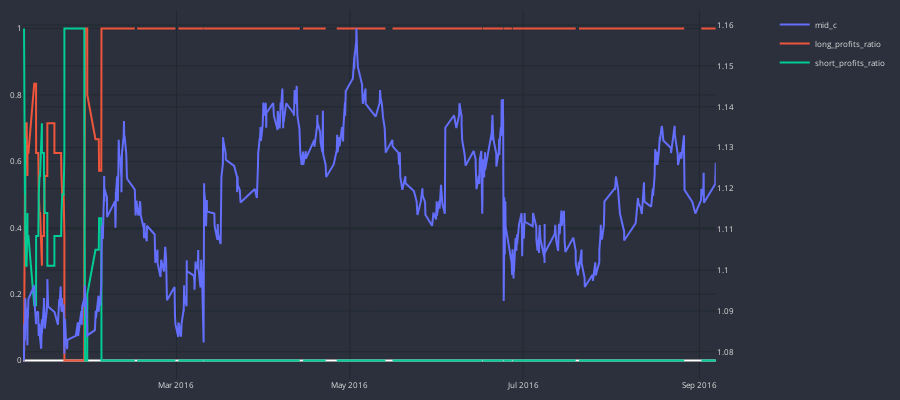

Notebook code cell kept with this figure:
### Code cell
cp = CandlePlot(d.df['d'], candles=False)
cp.add_traces(line_traces=['mid_c'], is_sec=True)
cp.add_traces(line_traces=['long_profits_ratio', 'short_profits_ratio'])
cp.show_plot()

### Figure 1 — Plotly figure (JSON) as saved in the notebook; plotly's stock layout.template omitted (floating-point values rounded to 4 significant figures; data arrays with more than 128 entries replaced by an {"elided": "..."} marker saying what was removed)
{"data": [{"line": {"shape": "linear", "width": 2}, "name": "mid_c", "type": "scatter", "x": {"elided": "819 str values"}, "xaxis": "x", "y": {"elided": "819 float values"}, "yaxis": "y2"}, {"line": {"shape": "linear", "width": 2}, "name": "long_profits_ratio", "type": "scatter", "x": {"elided": "819 str values"}, "xaxis": "x", "y": {"elided": "819 float values"}, "yaxis": "y"}, {"line": {"shape": "linear", "width": 2}, "name": "short_profits_ratio", "type": "scatter", "x": {"elided": "819 str values"}, "xaxis": "x", "y": {"elided": "819 float values"}, "yaxis": "y"}], "layout": {"font": {"color": "#e1e1e1", "size": 8}, "height": 400, "margin": {"b": 10, "l": 10, "r": 10, "t": 10}, "paper_bgcolor": "#2c303c", "plot_bgcolor": "#2c303c", "width": 900, "xaxis": {"anchor": "y", "domain": [0, 0.94], "gridcolor": "#1f292f", "nticks": 5, "rangeslider": {"visible": false}}, "yaxis": {"anchor": "x", "domain": [0, 1], "gridcolor": "#1f292f"}, "yaxis2": {"anchor": "x", "gridcolor": "#1f292f", "overlaying": "y", "side": "right"}}}
